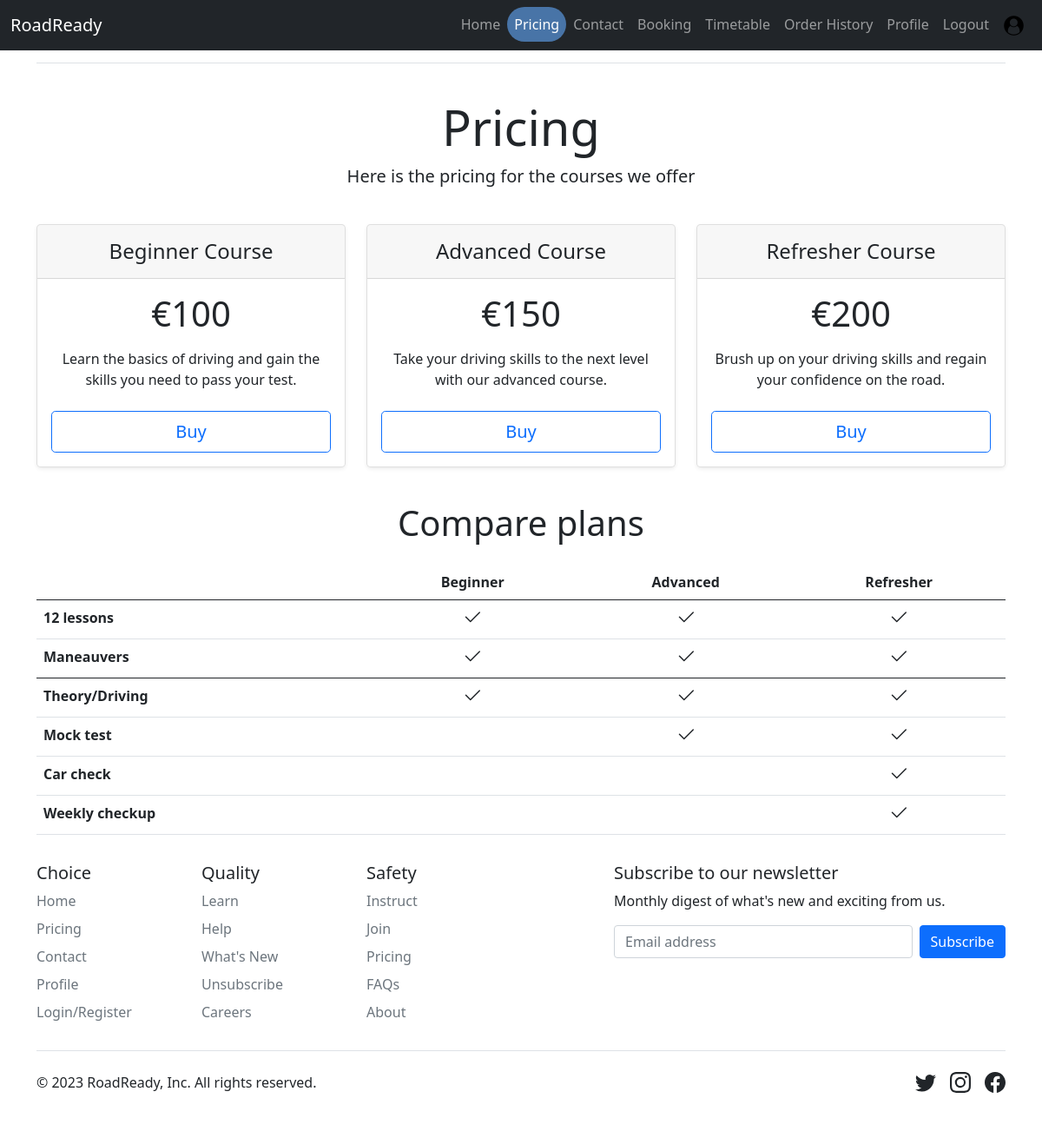
Screenshot of /pricing/ (signed in) with the database file from the repository.
### RoadReady/models.py (models this page shows, shortened)
class User(AbstractUser):
    is_student = models.BooleanField(default=False)
    profile_image = models.FileField(default="Profile.png")

class Product(models.Model):
    title = models.CharField(max_length=120)
    price = models.IntegerField()
    description = models.TextField(max_length=120)
    instructors = models.ManyToManyField(Instructor)

### RoadReady/views.py (the view)
# urls.py: path('pricing/', views.pricing, name='pricing'),
def pricing(request):
    products = Product.objects.all()
    return render(request, 'pricing.html', {'products': products})

### RoadReady/templates/pricing.html (shortened to what this page needs)
{% extends "base.html" %}
{% block content %}
  <body>
<div class="container py-3">
  <header>
    <div class="d-flex flex-column flex-md-row align-items-center pb-3 mb-4 border-bottom">
      <a href="/" class="d-flex align-items-center link-body-emphasis text-decoration-none">
        <span class="fs-4">Pricing example</span>
      </a>
      <nav class="d-inline-flex mt-2 mt-md-0 ms-md-auto">
        <a class="me-3 py-2 link-body-emphasis text-decoration-none" href="#">Features</a>
        <a class="me-3 py-2 link-body-emphasis text-decoration-none" href="#">Enterprise</a>
        <a class="me-3 py-2 link-body-emphasis text-decoration-none" href="#">Support</a>
        <a class="py-2 link-body-emphasis text-decoration-none" href="#">Pricing</a>
      </nav>
    </div>
    <div class="pricing-header p-3 pb-md-4 mx-auto text-center">
      <h1 class="display-4 fw-normal text-body-emphasis">Pricing</h1>
      <p class="fs-5 text-body-secondary">Here is the pricing for the courses we offer</p>
    </div>
  </header>
  <main>
    <div class="row row-cols-1 row-cols-md-3 mb-3 text-center">
      {% for p in products %}
        <div class="col">
          <div class="card mb-4 rounded-3 shadow-sm">
            <div class="card-header py-3">
              <h4 class="my-0 fw-normal">{{ p.title }}</h4>
            </div>
            <div class="card-body">
              <h1 class="card-title pricing-card-title">€{{ p.price }}<small class="text-body-secondary fw-light"></small></h1>
              <ul class="list-unstyled mt-3 mb-4">
                <li>{{ p.description }}</li>
              </ul>
              <button type="button" class="w-100 btn btn-lg btn-outline-primary" onclick=location.href="{% url 'add_to_basket' p.id %}">Buy</button>
            </div>
          </div>
        </div>
      {% endfor %}
    </div>
    <h2 class="display-6 text-center mb-4">Compare plans</h2>
    <div class="table-responsive">
      <table class="table text-center">
        <thead>
          <tr>
            <th style="width: 34%;"></th>
            <th style="width: 22%;">Beginner</th>
            <th style="width: 22%;">Advanced</th>
            <th style="width: 22%;">Refresher</th>
          </tr>
        </thead>
        <tbody>
          <tr>
            <th scope="row" class="text-start">12 lessons</th>
            <td><svg class="bi" width="24" height="24"><use xlink:href="#check"/></svg></td>
            <td><svg class="bi" width="24" height="24"><use xlink:href="#check"/></svg></td>
            <td><svg class="bi" width="24" height="24"><use xlink:href="#check"/></svg></td>
          </tr>
          <tr>
            <th scope="row" class="text-start">Maneauvers</th>
            <td><svg class="bi" width="24" height="24"><use xlink:href="#check"/></svg></td>
            <td><svg class="bi" width="24" height="24"><use xlink:href="#check"/></svg></td>
            <td><svg class="bi" width="24" height="24"><use xlink:href="#check"/></svg></td>
          </tr>
        </tbody>
        <tbody>
          <tr>
            <th scope="row" class="text-start">Theory/Driving</th>
            <td><svg class="bi" width="24" height="24"><use xlink:href="#check"/></svg></td>
            <td><svg class="bi" width="24" height="24"><use xlink:href="#check"/></svg></td>
            <td><svg class="bi" width="24" height="24"><use xlink:href="#check"/></svg></td>
          </tr>
          <tr>
            <th scope="row" class="text-start">Mock test</th>
            <td></td>
            <td><svg class="bi" width="24" height="24"><use xlink:href="#check"/></svg></td>
            <td><svg class="bi" width="24" height="24"><use xlink:href="#check"/></svg></td>
          </tr>
          <tr>
            <th scope="row" class="text-start">Car check</th>
            <td></td>
            <td></td>
            <td><svg class="bi" width="24" height="24"><use xlink:href="#check"/></svg></td>
          </tr>
          <tr>
            <th scope="row" class="text-start">Weekly checkup</th>
            <td></td>
            <td></td>
            <td><svg class="bi" width="24" height="24"><use xlink:href="#check"/></svg></td>
          </tr>
        </tbody>
      </table>
    </div>
  </main>
</div>
{% endblock %}

### RoadReady/templates/base.html (shortened to what this page needs)
<!DOCTYPE html>
<html lang="en">
<head>
<link href="https://cdn.jsdelivr.net/npm/bootstrap@5.0.2/dist/css/bootstrap.min.css" rel="stylesheet">
</head>
<div class="container">
<header>
    <nav class="navbar navbar-expand-md navbar-dark fixed-top bg-dark">
      <div class="container-fluid">
        <a class="navbar-brand" href="#">RoadReady</a>
        <div class="collapse navbar-collapse" id="navbarCollapse">
            <ul class="navbar-nav ms-auto mb-2 mb-md-0">
                <li class="nav-item {% if request.path == '/' %}active{% endif %}">
                  <a class="nav-link" href="/">Home</a>
                </li>
                <li class="nav-item {% if request.path == '/pricing/' %}active{% endif %}">
                  <a class="nav-link" href="/pricing/">Pricing</a>
                </li>
                <li class="nav-item {% if request.path == '/contact/' %}active{% endif %}">
                  <a class="nav-link" href="/contact/">Contact</a>
                </li>
                <li class="nav-item {% if request.path == '/booking/' %}active{% endif %}">
                  <a class="nav-link" href="/booking/">Booking</a>
                </li>
                <li class="nav-item {% if request.path == '/timetable/' %}active{% endif %}">
                  <a class="nav-link" href="/timetable/">Timetable</a>
                </li>
                <li class="nav-item {% if request.path == '/order_history/' %}active{% endif %}">
                  <a class="nav-link" href="/order_history/">Order History</a>
                </li>
                <li class="nav-item {% if request.path == '/profile/' %}active{% endif %}">
                  <a class="nav-link" href="/profile/">Profile</a>
                </li>
                {% if user.is_authenticated %}
                <li class="nav-item {% if request.path == '/logout/' %}active{% endif %}">
                  <a class="nav-link" href="/logout/">Logout</a>
                </li>
                <li class="nav-item {% if request.path == '/logout/' %}active{% endif %}">
                  <a class="nav-link" href="/profile/"><img style="height: 25px;" src="{{user.profile_image.url}}"/></a>
                </li>
                {% endif %}
              </ul>
        </div>
      </div>
    </nav>
  </header>
</div>
<body >
    {% block content %}
    {% endblock %}
<div class="container">
    <div class="row">
      <div class="col-6 col-md-2 mb-3">
        <h5>Choice</h5>
        <ul class="nav flex-column">
          <li class="nav-item mb-2"><a href="/" class="nav-link p-0 text-muted">Home</a></li>
          <li class="nav-item mb-2"><a href="/pricing/" class="nav-link p-0 text-muted">Pricing</a></li>
          <li class="nav-item mb-2"><a href="/contact/" class="nav-link p-0 text-muted">Contact</a></li>
          <li class="nav-item mb-2"><a href="/profile/" class="nav-link p-0 text-muted">Profile</a></li>
          <li class="nav-item mb-2"><a href="/login/" class="nav-link p-0 text-muted">Login/Register</a></li>
        </ul>
      </div>
      <div class="col-6 col-md-2 mb-3">
        <h5>Quality</h5>
        <ul class="nav flex-column">
            <li class="nav-item mb-2"><a href="#" class="nav-link p-0 text-muted">Learn</a></li>
            <li class="nav-item mb-2"><a href="#" class="nav-link p-0 text-muted">Help</a></li>
            <li class="nav-item mb-2"><a href="#" class="nav-link p-0 text-muted">What's New</a></li>
            <li class="nav-item mb-2"><a href="#" class="nav-link p-0 text-muted">Unsubscribe</a></li>
            <li class="nav-item mb-2"><a href="#" class="nav-link p-0 text-muted">Careers</a></li>
        </ul>
      </div>
      <div class="col-6 col-md-2 mb-3">
        <h5>Safety</h5>
        <ul class="nav flex-column">
          <li class="nav-item mb-2"><a href="#" class="nav-link p-0 text-muted">Instruct</a></li>
          <li class="nav-item mb-2"><a href="#" class="nav-link p-0 text-muted">Join</a></li>
          <li class="nav-item mb-2"><a href="#" class="nav-link p-0 text-muted">Pricing</a></li>
          <li class="nav-item mb-2"><a href="#" class="nav-link p-0 text-muted">FAQs</a></li>
          <li class="nav-item mb-2"><a href="#" class="nav-link p-0 text-muted">About</a></li>
        </ul>
      </div>
      <div class="col-md-5 offset-md-1 mb-3">
        <form>
          <h5>Subscribe to our newsletter</h5>
          <p>Monthly digest of what's new and exciting from us.</p>
          <div class="d-flex flex-column flex-sm-row w-100 gap-2">
            <input id="newsletter1" type="text" class="form-control" placeholder="Email address">
            <button class="btn btn-primary" type="button">Subscribe</button>
          </div>
        </form>
      </div>
    </div>
    <div class="d-flex flex-column flex-sm-row justify-content-between py-4 my-2 border-top">
        <p>© 2023 RoadReady, Inc. All rights reserved.</p>
        <ul class="list-unstyled d-flex">
          <li class="ms-3"><a class="link-dark" href="#"><svg class="bi" width="24" height="24"><use xlink:href="#twitter"></use></svg></a></li>
          <li class="ms-3"><a class="link-dark" href="#"><svg class="bi" width="24" height="24"><use xlink:href="#instagram"></use></svg></a></li>
          <li class="ms-3"><a class="link-dark" href="#"><svg class="bi" width="24" height="24"><use xlink:href="#facebook"></use></svg></a></li>
        </ul>
      </div>
    </div>
    </body>
</html>

### RoadReady/templates/base.html (style rules this page uses)
.nav-item.active .nav-link { color: #fff; background-color: #4874a7; border-radius: 20px; }

### RoadReady/templates/pricing.html (style rules this page uses)
.bi { vertical-align: -.125em; fill: currentColor; }

### rows the page displays
User: profile_image (picture)
Product: title "Beginner Course", price "100", description "Learn the basics of driving and gain the skills you need to pass your test."
Product: title "Advanced Course", price "150", description "Take your driving skills to the next level with our advanced course."
Product: title "Refresher Course", price "200", description "Brush up on your driving skills and regain your confidence on the road."
